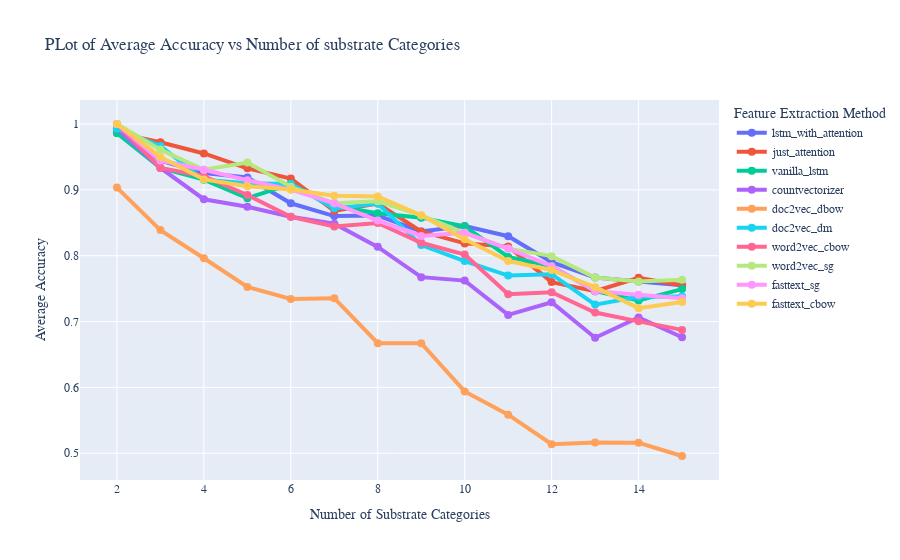

Notebook code for this chart:
### Code cell
fig = px.line(methods_and_k, x="num_substrates", y="avg_accuracy", color='feature_method', 
              markers=True, 
              title="PLot of Average Accuracy vs Number of substrate Categories", 
             labels={
                     "num_substrates": "Number of Substrate Categories",
                     "avg_accuracy": "Average Accuracy",
                     "feature_method": "Feature Extraction Method"
                 })
fig.update_traces(line=dict(width=4), marker=dict(size=8))
fig.write_html("results_by_k_new_sup_new_unsup.html")
fig.update_yaxes(tickfont_family="Arial Black", title_font_family="Arial Black")
fig.update_xaxes(tickfont_family="Arial Black", title_font_family="Arial Black")
fig.update_layout(
    font_family="Arial Black",
#     font_color="blue",
    title_font_family="Arial Black")
#     title_font_color="red",
#     legend_title_font_color="green"
fig.show()

### Figure 1 — Plotly figure (JSON) as saved in the notebook; plotly's stock layout.template omitted (floating-point values rounded to 4 significant figures)
{"data": [{"hovertemplate": "Feature Extraction Method=lstm_with_attention<br>Number of Substrate Categories=%{x}<br>Average Accuracy=%{y}<extra></extra>", "legendgroup": "lstm_with_attention", "line": {"color": "#636efa", "dash": "solid", "width": 4}, "marker": {"size": 8, "symbol": "circle"}, "mode": "markers+lines", "name": "lstm_with_attention", "orientation": "v", "showlegend": true, "type": "scatter", "x": [2, 3, 4, 5, 6, 7, 8, 9, 10, 11, 12, 13, 14, 15], "xaxis": "x", "y": [0.9931, 0.9444, 0.9255, 0.9189, 0.8796, 0.8601, 0.8609, 0.8369, 0.845, 0.8296, 0.7903, 0.7669, 0.7607, 0.7549], "yaxis": "y"}, {"hovertemplate": "Feature Extraction Method=just_attention<br>Number of Substrate Categories=%{x}<br>Average Accuracy=%{y}<extra></extra>", "legendgroup": "just_attention", "line": {"color": "#EF553B", "dash": "solid", "width": 4}, "marker": {"size": 8, "symbol": "circle"}, "mode": "markers+lines", "name": "just_attention", "orientation": "v", "showlegend": true, "type": "scatter", "x": [2, 3, 4, 5, 6, 7, 8, 9, 10, 11, 12, 13, 14, 15], "xaxis": "x", "y": [0.9862, 0.9722, 0.9552, 0.9326, 0.9172, 0.8679, 0.8791, 0.8369, 0.8187, 0.8139, 0.7599, 0.746, 0.7664, 0.7549], "yaxis": "y"}, {"hovertemplate": "Feature Extraction Method=vanilla_lstm<br>Number of Substrate Categories=%{x}<br>Average Accuracy=%{y}<extra></extra>", "legendgroup": "vanilla_lstm", "line": {"color": "#00cc96", "dash": "solid", "width": 4}, "marker": {"size": 8, "symbol": "circle"}, "mode": "markers+lines", "name": "vanilla_lstm", "orientation": "v", "showlegend": true, "type": "scatter", "x": [2, 3, 4, 5, 6, 7, 8, 9, 10, 11, 12, 13, 14, 15], "xaxis": "x", "y": [0.9862, 0.9333, 0.9156, 0.8873, 0.9088, 0.8755, 0.8644, 0.8578, 0.8447, 0.798, 0.7841, 0.7461, 0.7319, 0.7493], "yaxis": "y"}, {"hovertemplate": "Feature Extraction Method=countvectorizer<br>Number of Substrate Categories=%{x}<br>Average Accuracy=%{y}<extra></extra>", "legendgroup": "countvectorizer", "line": {"color": "#ab63fa", "dash": "solid", "width": 4}, "marker": {"size": 8, "symbol": "circle"}, "mode": "markers+lines", "name": "countvectorizer", "orientation": "v", "showlegend": true, "type": "scatter", "x": [2, 3, 4, 5, 6, 7, 8, 9, 10, 11, 12, 13, 14, 15], "xaxis": "x", "y": [0.9931, 0.9333, 0.8857, 0.8742, 0.8591, 0.8486, 0.8134, 0.7674, 0.7621, 0.7101, 0.7293, 0.6755, 0.7062, 0.6761], "yaxis": "y"}, {"hovertemplate": "Feature Extraction Method=doc2vec_dbow<br>Number of Substrate Categories=%{x}<br>Average Accuracy=%{y}<extra></extra>", "legendgroup": "doc2vec_dbow", "line": {"color": "#FFA15A", "dash": "solid", "width": 4}, "marker": {"size": 8, "symbol": "circle"}, "mode": "markers+lines", "name": "doc2vec_dbow", "orientation": "v", "showlegend": true, "type": "scatter", "x": [2, 3, 4, 5, 6, 7, 8, 9, 10, 11, 12, 13, 14, 15], "xaxis": "x", "y": [0.9034, 0.8389, 0.7961, 0.7525, 0.7343, 0.7354, 0.667, 0.667, 0.5938, 0.5585, 0.5137, 0.5161, 0.5158, 0.4958], "yaxis": "y"}, {"hovertemplate": "Feature Extraction Method=doc2vec_dm<br>Number of Substrate Categories=%{x}<br>Average Accuracy=%{y}<extra></extra>", "legendgroup": "doc2vec_dm", "line": {"color": "#19d3f3", "dash": "solid", "width": 4}, "marker": {"size": 8, "symbol": "circle"}, "mode": "markers+lines", "name": "doc2vec_dm", "orientation": "v", "showlegend": true, "type": "scatter", "x": [2, 3, 4, 5, 6, 7, 8, 9, 10, 11, 12, 13, 14, 15], "xaxis": "x", "y": [0.9931, 0.9667, 0.9152, 0.9099, 0.9088, 0.8719, 0.8793, 0.8161, 0.7919, 0.7697, 0.7718, 0.7257, 0.7378, 0.738], "yaxis": "y"}, {"hovertemplate": "Feature Extraction Method=word2vec_cbow<br>Number of Substrate Categories=%{x}<br>Average Accuracy=%{y}<extra></extra>", "legendgroup": "word2vec_cbow", "line": {"color": "#FF6692", "dash": "solid", "width": 4}, "marker": {"size": 8, "symbol": "circle"}, "mode": "markers+lines", "name": "word2vec_cbow", "orientation": "v", "showlegend": true, "type": "scatter", "x": [2, 3, 4, 5, 6, 7, 8, 9, 10, 11, 12, 13, 14, 15], "xaxis": "x", "y": [1, 0.9333, 0.9206, 0.8921, 0.859, 0.8444, 0.8497, 0.8196, 0.8019, 0.7415, 0.7446, 0.7137, 0.7003, 0.6873], "yaxis": "y"}, {"hovertemplate": "Feature Extraction Method=word2vec_sg<br>Number of Substrate Categories=%{x}<br>Average Accuracy=%{y}<extra></extra>", "legendgroup": "word2vec_sg", "line": {"color": "#B6E880", "dash": "solid", "width": 4}, "marker": {"size": 8, "symbol": "circle"}, "mode": "markers+lines", "name": "word2vec_sg", "orientation": "v", "showlegend": true, "type": "scatter", "x": [2, 3, 4, 5, 6, 7, 8, 9, 10, 11, 12, 13, 14, 15], "xaxis": "x", "y": [1, 0.9611, 0.9305, 0.9414, 0.9047, 0.8796, 0.8826, 0.8611, 0.8347, 0.8107, 0.7993, 0.7668, 0.7608, 0.7634], "yaxis": "y"}, {"hovertemplate": "Feature Extraction Method=fasttext_sg<br>Number of Substrate Categories=%{x}<br>Average Accuracy=%{y}<extra></extra>", "legendgroup": "fasttext_sg", "line": {"color": "#FF97FF", "dash": "solid", "width": 4}, "marker": {"size": 8, "symbol": "circle"}, "mode": "markers+lines", "name": "fasttext_sg", "orientation": "v", "showlegend": true, "type": "scatter", "x": [2, 3, 4, 5, 6, 7, 8, 9, 10, 11, 12, 13, 14, 15], "xaxis": "x", "y": [1, 0.9444, 0.9305, 0.9145, 0.9003, 0.8795, 0.8534, 0.8299, 0.8348, 0.8108, 0.7841, 0.7461, 0.7407, 0.7352], "yaxis": "y"}, {"hovertemplate": "Feature Extraction Method=fasttext_cbow<br>Number of Substrate Categories=%{x}<br>Average Accuracy=%{y}<extra></extra>", "legendgroup": "fasttext_cbow", "line": {"color": "#FECB52", "dash": "solid", "width": 4}, "marker": {"size": 8, "symbol": "circle"}, "mode": "markers+lines", "name": "fasttext_cbow", "orientation": "v", "showlegend": true, "type": "scatter", "x": [2, 3, 4, 5, 6, 7, 8, 9, 10, 11, 12, 13, 14, 15], "xaxis": "x", "y": [1, 0.95, 0.9159, 0.9055, 0.9005, 0.8911, 0.8899, 0.8613, 0.825, 0.7918, 0.7781, 0.7522, 0.7203, 0.7296], "yaxis": "y"}], "layout": {"font": {"family": "Arial Black"}, "legend": {"title": {"text": "Feature Extraction Method"}, "tracegroupgap": 0}, "title": {"font": {"family": "Arial Black"}, "text": "PLot of Average Accuracy vs Number of substrate Categories"}, "xaxis": {"anchor": "y", "domain": [0, 1], "tickfont": {"family": "Arial Black"}, "title": {"font": {"family": "Arial Black"}, "text": "Number of Substrate Categories"}}, "yaxis": {"anchor": "x", "domain": [0, 1], "tickfont": {"family": "Arial Black"}, "title": {"font": {"family": "Arial Black"}, "text": "Average Accuracy"}}}}
